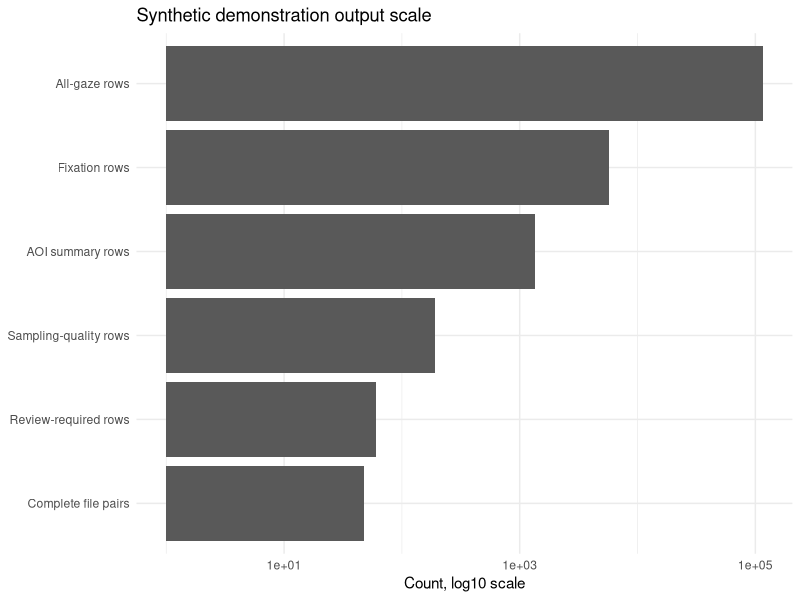

Source code (R):
## ---- chunk 1
knitr::opts_chunk$set(
  echo = TRUE,
  message = FALSE,
  warning = FALSE,
  fig.width = 7,
  fig.height = 4.5,
  dpi = 300
)
## ---- chunk 2
workflow_families <- data.frame(
  `Workflow family` = c(
    "Import and file inspection",
    "Master-table validation",
    "Sampling and tracking quality",
    "Pupil preprocessing",
    "AOI workflows",
    "Model preparation and sensitivity",
    "Reporting and export"
  ),
  `Purpose` = c(
    "Read Gazepoint-style exports and identify expected file types.",
    "Create and inspect analysis-ready combined data.",
    "Check sampling behaviour, gaze validity, and review flags.",
    "Prepare pupil data for window and time-course analysis.",
    "Summarise and audit gaze behaviour by area of interest.",
    "Prepare model-ready datasets and evaluate robustness.",
    "Generate reporting checklists, exports, and reproducibility outputs."
  ),
  `Example outputs` = c(
    "classified files; imported all-gaze, fixation, and summary tables",
    "validated master tables; column diagnostics; duplicate-key checks",
    "sampling-rate summaries; tracking-quality tables; review flags",
    "baseline-corrected pupil series; interpolation flags; pupil-window summaries",
    "AOI sample and fixation summaries; transition matrices; denominator audits",
    "GLMM/GAMM input tables; leave-one-out summaries; divergence-point results",
    "reporting checklists; exclusion recommendations; exported CSV tables"
  ),
  check.names = FALSE
)
knitr::kable(workflow_families, caption = "Main workflow families supported by gp3tools.")
## ---- chunk 3
demo_outputs <- data.frame(
  Output = c(
    "All-gaze rows",
    "Fixation rows",
    "Sampling-quality rows",
    "AOI summary rows",
    "Review-required rows",
    "Complete file pairs"
  ),
  Count = c(115200, 5691, 192, 1344, 60, 48),
  Interpretation = c(
    "sample-level gaze and pupil observations",
    "fixation-level observations",
    "participant-by-media sampling diagnostics",
    "area-of-interest summaries across trials/windows",
    "rows flagged for review rather than automatic deletion",
    "all expected all-gaze/fixation pairs found"
  )
)
knitr::kable(demo_outputs, caption = "Summary of synthetic demonstration outputs.")
## ---- chunk 4
if (requireNamespace("ggplot2", quietly = TRUE)) {
  ggplot2::ggplot(demo_outputs, ggplot2::aes(x = reorder(Output, Count), y = Count)) +
    ggplot2::geom_col() +
    ggplot2::coord_flip() +
    ggplot2::scale_y_log10() +
    ggplot2::labs(
      x = NULL,
      y = "Count, log10 scale",
      title = "Synthetic demonstration output scale"
    ) +
    ggplot2::theme_minimal(base_size = 11)
}
## ---- chunk 5
validation_evidence <- data.frame(
  Evidence = c(
    "Automated tests",
    "Package checks",
    "Cross-platform CI",
    "Release archiving",
    "Documentation",
    "Synthetic demonstration"
  ),
  Role = c(
    "Checks core functions, edge cases, optional-dependency paths, and workflow objects.",
    "Confirms package installation, documentation, examples, vignettes, and R CMD check compliance.",
    "Evaluates package behaviour across major operating systems and R-devel/release settings.",
    "Provides a persistent versioned software citation through Zenodo.",
    "Provides README guidance, function help, vignettes, example data, and case-study workflows.",
    "Exercises the export-to-report workflow without exposing private participant data."
  )
)
knitr::kable(validation_evidence, caption = "Software-quality evidence reported for gp3tools.")
## ---- chunk 6
supplement_path <- "../supplement/gp3tools_full_showcase_supplement.Rmd"
supplement_path
